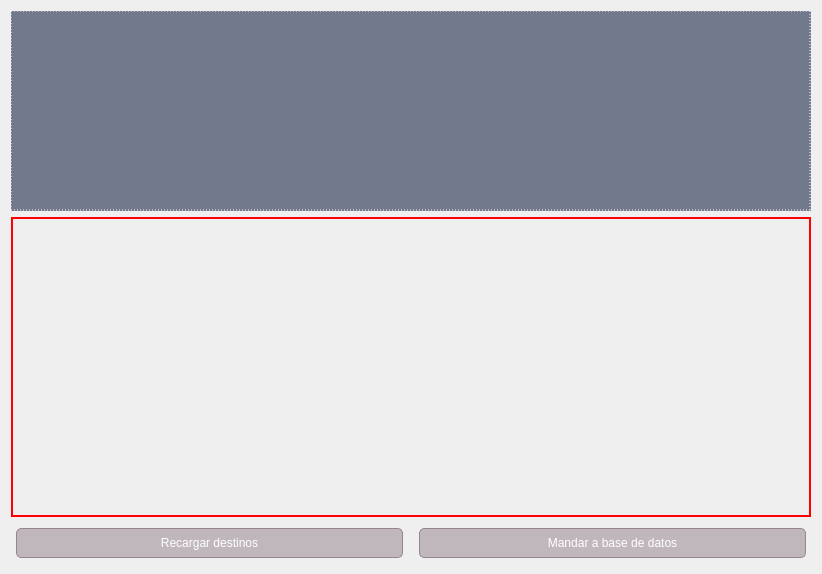
      <widget class="QWidget" name="DestinosDB">
       <attribute name="title">
        <string>Destinos DB</string>
       </attribute>
       <layout class="QGridLayout" name="gridLayout_15">
        <item row="0" column="1">
         <layout class="QVBoxLayout" name="verticalLayout">
          <item>
           <widget class="QTableWidget" name="tableWidget">
            <property name="minimumSize">
             <size>
              <width>300</width>
              <height>200</height>
             </size>
            </property>
            <property name="maximumSize">
             <size>
              <width>16777215</width>
              <height>500</height>
             </size>
            </property>
            <property name="styleSheet">
             <string notr="true">QTableWidget {
color: white;
background: rgba(96, 103, 125, 222);
font: 11pt &quot;Roboto&quot;;
border: 1px dotted white;
gridline-color: rgb(187,203,209);
}

QTableWidget::item:selected:active {
background: white;
color:black;
padding:0px;
margin:0px;
width: 25px;
height: 25px;
}


QLineEdit{
font: 11pt &quot;Roboto&quot;;
color:  white;
background:rgba(255,255,255,222);
border: none;
border-radius: 0px;
padding:0px;
margin:0px;
}

QScrollBar:horizontal {
border: 0px;
background:rgba(188,188,188,255);
height: 7px;
}

QScrollBar::handle:horizontal {
background:rgba(96,103,125,88);
min-width: 7px;
}

QScrollBar:vertical {
border: 0px;
background:rgba(188,188,188,255);
width: 7px;
}

QScrollBar::handle:vertical {
background:rgba(96,103,125,88);
min-height: 7px;
}


QHeaderView::section{
font: 9pt &quot;Roboto&quot;;
color: white;
background: rgba(96, 103, 125, 222);
align: center;
height: 22px;
width: 40px;
qproperty-alignment: AlignCenter;
gridline-color: rgba(187,203,209,222);
border: 0.5px dotted rgb(187,203,222);
}

QTableWidget QTableCornerButton::section {
background: rgba(96, 103, 125, 222);
gridline-color: rgba(187,203,209,222);
}

</string>
            </property>
           </widget>
          </item>
          <item>
           <widget class="QFrame" name="mapFrame">
            <property name="sizePolicy">
             <sizepolicy hsizetype="Expanding" vsizetype="Expanding">
              <horstretch>0</horstretch>
              <verstretch>0</verstretch>
             </sizepolicy>
            </property>
            <property name="minimumSize">
             <size>
              <width>800</width>
              <height>300</height>
             </size>
            </property>
            <property name="styleSheet">
             <string notr="true">color: rgba(173, 197, 113, 255);
background: transparent;
border: 2px solid rgba(255, 0, 0, 255);
font: 15pt &quot;Arial Narrow&quot;;</string>
            </property>
            <property name="frameShape">
             <enum>QFrame::StyledPanel</enum>
            </property>
            <property name="frameShadow">
             <enum>QFrame::Raised</enum>
            </property>
           </widget>
          </item>
          <item>
           <layout class="QHBoxLayout" name="horizontalLayout">
            <item>
             <widget class="QPushButton" name="cargarDestinosDB">
              <property name="maximumSize">
               <size>
                <width>16777215</width>
                <height>40</height>
               </size>
              </property>
              <property name="styleSheet">
               <string notr="true">QPushButton{
font:11pt &quot;Roboto&quot;;
background:rgba(150, 133, 143, 133);
margin: 5px;
color:  rgb(255,255,255);
border: 1px solid rgb(150, 133, 143);
border-radius: 5px;
width: 200px;
height: 40px;}



QPushButton:pressed{
font: 11pt &quot;Roboto&quot;;
margin: 5px;
color: rgb(255,255,255);
background:rgba(198,168,184,222);
border: 0px solid rgba(190, 219, 189, 33);
border-radius: 5px;
width: 200px;
height: 40px;}</string>
              </property>
              <property name="text">
               <string>Recargar destinos</string>
              </property>
             </widget>
            </item>
            <item>
             <widget class="QPushButton" name="mandarDestinosDB">
              <property name="maximumSize">
               <size>
                <width>16777215</width>
                <height>40</height>
               </size>
              </property>
              <property name="styleSheet">
               <string notr="true">QPushButton{
font:11pt &quot;Roboto&quot;;
background:rgba(150, 133, 143, 133);
margin: 5px;
color:  rgb(255,255,255);
border: 1px solid rgb(150, 133, 143);
border-radius: 5px;
width: 200px;
height: 40px;}



QPushButton:pressed{
font: 11pt &quot;Roboto&quot;;
margin: 5px;
color: rgb(255,255,255);
background:rgba(198,168,184,222);
border: 0px solid rgba(190, 219, 189, 33);
border-radius: 5px;
width: 200px;
height: 40px;}</string>
              </property>
              <property name="text">
               <string>Mandar a base de datos</string>
              </property>
             </widget>
            </item>
           </layout>
          </item>
         </layout>
        </item>
       </layout>
      </widget>
